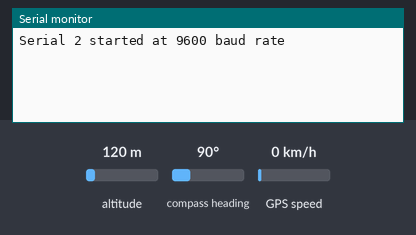
The sketch below on a simulated ESP32. Shown: the last lines printed to the serial monitor. The inputs (shaded band) are chosen by the test bench; at power-on: altitude 120 m, GPS speed 0 km/h, compass heading 90°. The GPS gets a fix after 3 s at 37.7749, -122.4194 with 8 satellites.

Above: at 1.2 s.
1.3 s: altitude set to 20 m
At 3.8 s:
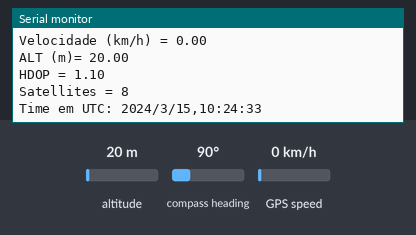
4.5 s: GPS speed set to 2 km/h
At 5.7 s:
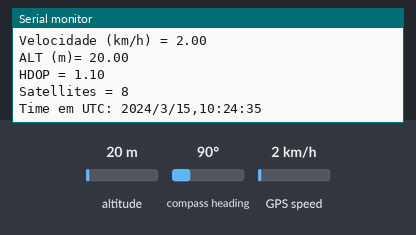
6.0 s: altitude set to 250 m
At 6.4 s:
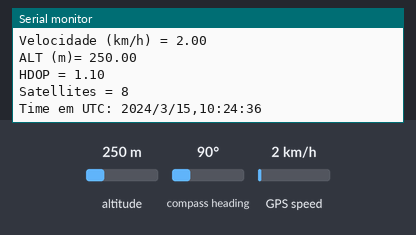
Timing chart, 0 to 9.0 s (numbered marks = the images above; inputs shaded):
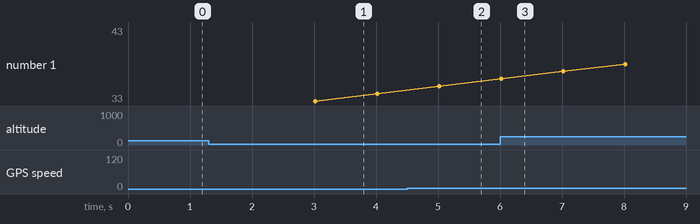

Measured:
- after the input at 1.3 s, the serial monitor: prints a new line after 1.7 s (image 1)
- after the input at 4.5 s, the serial monitor: prints a new line after 0.52 s (image 2)
- after the input at 6.0 s, the serial monitor: prints a new line at once (image 3)

The sketch:

GPS-NEO_6M.ino
```cpp
#include <TinyGPS++.h>

// Defina os pinos RX e TX para o GPS
#define RXD2 17  // Pino TX do GPS -> RX2 do ESP32
#define TXD2 16  // Pino RX do GPS -> TX2 do ESP32

#define GPS_BAUD 9600

// O objeto TinyGPS++
TinyGPSPlus gps;

// Cria uma instância da classe HardwareSerial para Serial2
HardwareSerial gpsSerial(2);

void setup() {
  // Monitor Serial
  Serial.begin(115200);

  // Inicia o Serial2 com os pinos RXD2 e TXD2 e a taxa de 9600 bps
  gpsSerial.begin(GPS_BAUD, SERIAL_8N1, RXD2, TXD2);
  Serial.println("Serial 2 started at 9600 baud rate");
}

void loop() {
  // Exibe as informações do GPS sempre que houver dados atualizados
  unsigned long start = millis();

  while (millis() - start < 1000) {
    while (gpsSerial.available() > 0) {
      gps.encode(gpsSerial.read());
    }
    if (gps.location.isUpdated()) {
      Serial.print("LAT: ");
      Serial.println(gps.location.lat(), 6);
      Serial.print("LONG: ");
      Serial.println(gps.location.lng(), 6);
      Serial.print("Velocidade (km/h) = ");
      Serial.println(gps.speed.kmph());
      Serial.print("ALT (m)= ");
      Serial.println(gps.altitude.meters());
      Serial.print("HDOP = ");
      Serial.println(gps.hdop.value() / 100.0);
      Serial.print("Satellites = ");
      Serial.println(gps.satellites.value());
      Serial.print("Time em UTC: ");
      Serial.println(String(gps.date.year()) + "/" + String(gps.date.month()) + "/" + String(gps.date.day()) + "," + String(gps.time.hour()) + ":" + String(gps.time.minute()) + ":" + String(gps.time.second()));
      Serial.println("");
    }
  }
}
```
